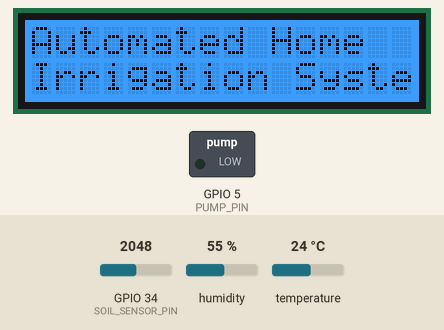
Recording of a sketch running on a simulated ESP32. Parts: 16×2 character LCD, switched loads named in the sketch (green lamp = pin HIGH). The inputs (shaded band) are chosen by the test bench; at power-on: GPIO 34 (SOIL_SENSOR_PIN) = 2048, humidity 55 %, temperature 24 °C. WiFi joins after 1.5 s; servers stay silent unless stated; what the sketch prints to the serial monitor is not drawn.

Above: at 6.8 s.
6.9 s: GPIO 34 (SOIL_SENSOR_PIN) set to 529
At 17.2 s:
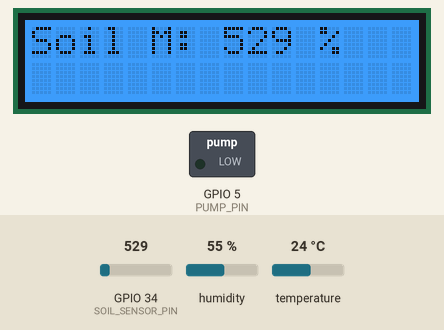
17.8 s: GPIO 34 (SOIL_SENSOR_PIN) set to 461
At 24.5 s:
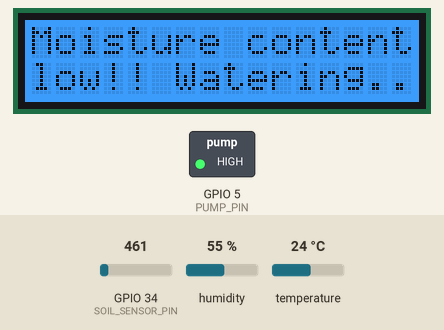
25.4 s: humidity set to 22 %
At 31.3 s:
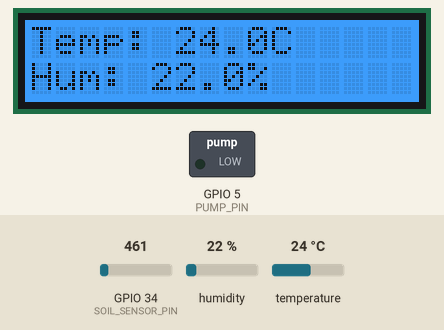
31.4 s: temperature set to 12 °C
At 42.7 s:
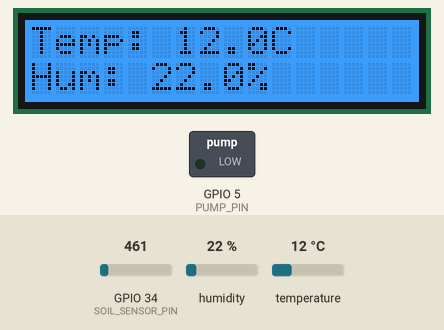
Timing chart, 0 to 43.3 s (numbered marks = the images above; inputs shaded):
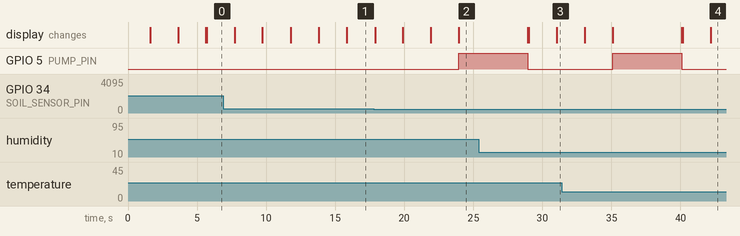

Measured:
- the behaviour switches between 500 and 499 on GPIO 34 (SOIL_SENSOR_PIN) (found by bisection; images 1 and 2)
- after the input at 17.8 s, GPIO 5 (PUMP_PIN): LOW → HIGH after 6.2 s

The sketch:

demo_code.ino
```cpp
#include <Wire.h>
#include <rgb_lcd.h>
#include <DHT.h>
#include <WiFi.h>
#include <HTTPClient.h>
#include <WebServer.h>
#include <ESPmDNS.h>
#include "homePage.h"

#define DHTPIN 4
#define DHTTYPE DHT11
DHT dht(DHTPIN, DHTTYPE);

#define SOIL_SENSOR_PIN 34
#define PUMP_PIN 5

const char* ssid = "jxxj";
const char* password = "bershka1";
WebServer server(80);
rgb_lcd lcd;

String getTemp()
{
  float temperature = dht.readTemperature();
  return String(temperature, 1);
}

String getHumid()
{
  float humidity = dht.readHumidity();
  return String(humidity, 1);
}

String getSoil()
{
  int soilMoisture = analogRead(SOIL_SENSOR_PIN);
  return String(soilMoisture, 1);
}

void handleRoot()
{
  String message = homePagePart1 + getTemp() + homePagePart2 + getHumid() + homePagePart3 + getSoil() + homePagePart4;
  server.send(200, "text/html", message);
}

void handleNotFound()
{
  String message = "File Not Found\n\n";
  message += "URI: " + server.uri() + "\n";
  message += "Method: " + String((server.method() == HTTP_GET) ? "GET" : "POST") + "\n";
  message += "Arguments: " + String(server.args()) + "\n";
  for (uint8_t i = 0; i < server.args(); i++)
  {
    message += " " + server.argName(i) + ": " + server.arg(i) + "\n";
  }
  server.send(404, "text/plain", message);
}

void setup()
{
  Serial.begin(115200);
  WiFi.mode(WIFI_STA);
  lcd.begin(16, 2);
  lcd.setRGB(0, 128, 255);
  dht.begin();
  pinMode(PUMP_PIN, OUTPUT);
  pinMode(SOIL_SENSOR_PIN, INPUT);

  lcd.setCursor(0, 0);
  lcd.print("Connecting to WIFI!");
  WiFi.begin(ssid, password);
  while (WiFi.status() != WL_CONNECTED)
  {
    delay(500);
    Serial.print(".");
  }

  Serial.println();
  Serial.print("Connected to ");
  Serial.println(ssid);
  Serial.print("IP address: ");
  Serial.println(WiFi.localIP());
  lcd.clear();
  lcd.setCursor(0, 0);
  lcd.print("Connected!");
  delay(2000);
  lcd.clear();
  lcd.setCursor(0, 0);
  lcd.print("Automated Home");
  lcd.setCursor(0, 1);
  lcd.print("Irrigation System");
  delay(2000);
  lcd.clear();

  if (MDNS.begin("esp32"))
  {
    Serial.println("MDNS responder started");
  }
  server.on("/", handleRoot);
  server.on("/inline", []()
  {
    server.send(200, "text/plain", "this works as well");
  });
  server.onNotFound(handleNotFound);
  server.begin();
  Serial.println("HTTP server started");
}

void loop() {

  server.handleClient();
  delay(2);
  float temperature = dht.readTemperature();
  float humidity = dht.readHumidity();
  int soilMoisture = analogRead(SOIL_SENSOR_PIN);

  lcd.clear();
  lcd.setCursor(0, 0);
  lcd.print("Automated Home");
  lcd.setCursor(0, 1);
  lcd.print("Irrigation System");
  delay(2000);
  lcd.clear();

  // Display DHT11 readings
  lcd.setCursor(0, 0);
  lcd.print("Temp: ");
  lcd.print(temperature, 1);
  lcd.print("C");
  lcd.setCursor(0, 1);
  lcd.print("Hum: ");
  lcd.print(humidity, 1);
  lcd.print("%");
  delay(2000);
  lcd.clear();

  // Display soil moisture
  lcd.setCursor(0, 0);
  lcd.print("Soil M: ");
  lcd.print(soilMoisture, 1);
  lcd.print(" %");
  delay(2000);

  // Check soil moisture and water plants
  if (soilMoisture < 500)
  {
    lcd.clear();
    lcd.setCursor(0, 0);
    lcd.print("Moisture content");
    lcd.setCursor(0, 1);
    lcd.print("low!! Watering...");
    digitalWrite(PUMP_PIN, HIGH);
    delay(5000);
    digitalWrite(PUMP_PIN, LOW);
    lcd.clear();
  }
}
```

homePage.h
```cpp
// To create literal strings stored in flash memory enclose your HTML code between
// F(R"=====( HTML code here )=====");
// If you have 1 reading then you probably have 2 literal strings
// If you have 2 readings then you probably have 3 literal strings etc.

String homePagePart1 = F(R"=====(<!DOCTYPE html>
<html lang="en">
<head>
  <meta charset="utf-8">
  <meta name="viewport" content="width=device-width, initial-scale=1">
  <title>Temperature Reading WebServer</title>
  <style>
    body {
      background-color: DodgerBlue;
      font-family: Arial, sans-serif;
    }
    .flex-Container {
      display: flex;
      flex-direction: column;
      align-items: center;
      background-color: DodgerBlue;
    }
    h1 {
      font-size: 40px;
      color: navy;
      text-align: center;
    }
    p {
      font-size: 25px;
      color: navy;
      text-align: center;
    }
    table {
      border-collapse: collapse;
      width: 80%;
      margin-top: 20px;
      background-color: white;
    }
    th, td {
      font-size: 25px;
      padding: 10px;
      text-align: center;
      border: 1px solid #ddd;
    }
    th {
      background-color: lightgray;
    }
  </style>
</head>
<body>
  <div class="flex-Container">
    <h1>Automated Home Irrigation System</h1>
    <p>Welcome to my website displaying live sensor data</p>
    <table>
      <tr>
        <th>Sensor</th>
        <th>Value</th>
        <th>Unit</th>
      </tr>
      <tr>
        <td>Temperature</td>
        <td>)=====");

String homePagePart2 = F(R"=====(</td>
        <td>Degree Cel</td>
      </tr>
      <tr>
        <td>Humidity</td>
        <td>)=====");

String homePagePart3 = F(R"=====(</td>
        <td>%</td>
      </tr>
      <tr>
        <td>Soil Moisture</td>
        <td>)=====");

String homePagePart4 = F(R"=====(</td>
        <td>%</td>
      </tr>
    </table>
  </div>
</body>
</html>)=====");
```
